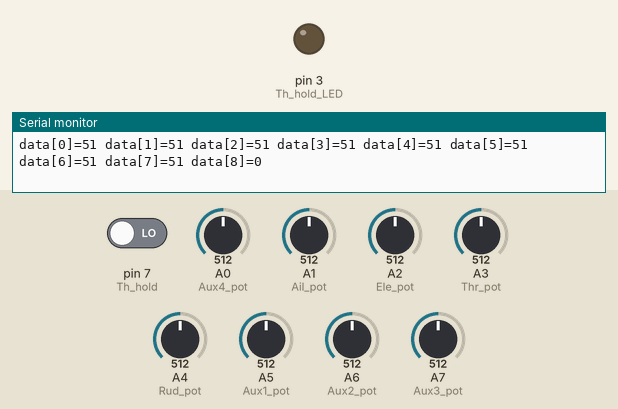
This sketch was run on a simulated Arduino Nano, built with avr-gcc and run on an emulated ATmega328P. On the bench: output pins drawn as LEDs (lit = HIGH), the last lines printed to the serial monitor. The inputs (shaded band) are chosen by the test bench; at power-on: pin 7 (Th_hold) LOW, A0 (Aux4_pot) = 512, A1 (Ail_pot) = 512, A2 (Ele_pot) = 512, A3 (Thr_pot) = 512, A4 (Rud_pot) = 512, A5 (Aux1_pot) = 512, A6 (Aux2_pot) = 512, A7 (Aux3_pot) = 512. No radio packets arrive unless stated.

Above: at 1.2 s.
1.3 s: pin 7 (Th_hold) driven HIGH
At 2.3 s:
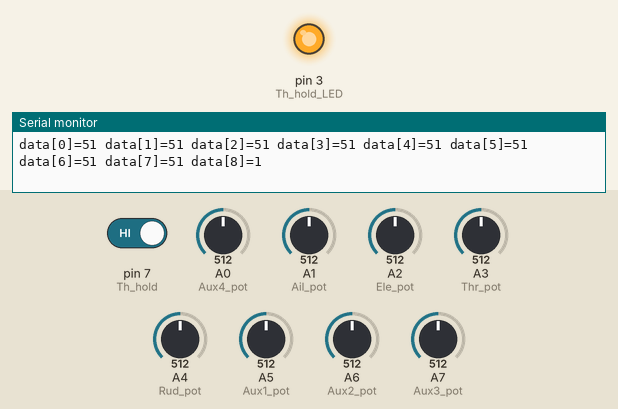
2.8 s: pin 7 (Th_hold) driven LOW
At 3.9 s:
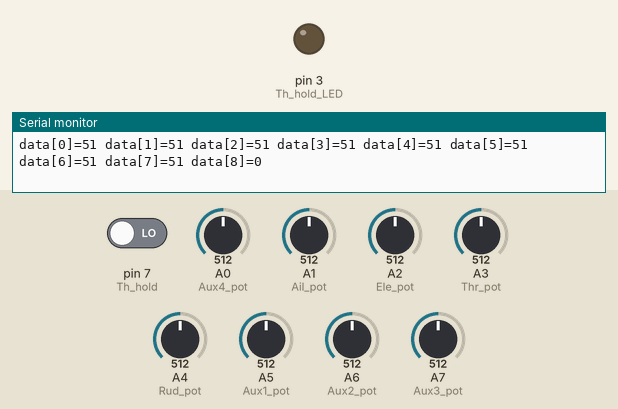
Timing chart, 0 to 5.8 s (numbered marks = the images above; inputs shaded):
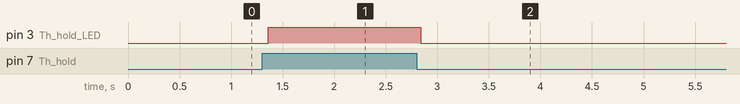

The sketch:

Tx_8CH_V2_public.ino
```cpp
// (licence header left out)
#include <SPI.h>
#include "nRF24L01.h"
#include "RF24.h"

RF24 radio(9,10);

uint8_t data[9] ; //8 data ptt
const uint8_t buffer_size = sizeof(data);
const uint64_t pipes[2] = { 0xF0F0F0F0E1LL, 0xF0F0F0F0D2LL };//two pipes communication

const int Ail_pot = A1;//Aileron
const int Ele_pot= A2;//Elevator
const int Thr_pot = A3;//Throttle
const int Rud_pot = A4;//Rudder
const int Th_hold = 7;//Throttle hold
const int Th_hold_LED = 3;//Th Hold LED

const int Aux1_pot = A5;// Auxillary
const int Aux2_pot = A6;// Auxillary
const int Aux3_pot = A7;// Auxillary
const int Aux4_pot = A0;// Auxillary

int Ail_value = 0;
int Ele_value = 0;
int Thr_value = 0;
int Rud_value = 0;
int Th_hold_value = 0;

int Aux1_value = 0;
int Aux2_value = 0;
int Aux3_value = 0;
int Aux4_value = 0;

void setup(void)
{
   Serial.begin(115200);
   pinMode(Ail_pot,INPUT );
   pinMode(Ele_pot,INPUT );
   pinMode(Thr_pot,INPUT );
   pinMode(Rud_pot,INPUT );
   pinMode(Th_hold,INPUT );

   pinMode(Aux1_pot,INPUT );
   pinMode(Aux2_pot,INPUT );
   pinMode(Aux3_pot,INPUT );
   pinMode(Aux4_pot,INPUT );

   pinMode(Th_hold_LED,OUTPUT );

  radio.begin();

  radio.setDataRate(RF24_250KBPS);
  radio.setPALevel(RF24_PA_MAX);
  radio.setChannel(108);
  radio.setCRCLength(RF24_CRC_8);

  radio.setRetries(15,15);
  radio.openReadingPipe(1,pipes[1]);
  radio.startListening();
  radio.printDetails();
  radio.openWritingPipe(pipes[0]);
  radio.openReadingPipe(1,pipes[1]);
  radio.stopListening();

}

void loop(void)
{
////////////////////////////////////////////////////////////////////////
  Ail_value = analogRead(Ail_pot);
  Ail_value = Ail_value/10;
  data[0] = Ail_value;

////////////////////////////////////////////////////////////////////////
  Ele_value = analogRead(Ele_pot);

  data[1] = Ele_value/10;//scaling escval

////////////////////////////////////////////////////////////////////////
  Thr_value = analogRead(Thr_pot);


  data[2] = Thr_value/10;//scaling escval

////////////////////////////////////////////////////////////////////////
  Rud_value = analogRead(Rud_pot);


  data[3] = Rud_value/10;//scaling escval

////////////////////////////////////////////////////////////////////////
  Aux1_value =  analogRead(Aux1_pot);

  data[4] = Aux1_value/10;//scaling escval

////////////////////////////////////////////////////////////////////////
  Aux2_value =  analogRead(Aux2_pot);

  data[5] = Aux2_value/10;//scaling escval

////////////////////////////////////////////////////////////////////////
  Aux3_value =  analogRead(Aux3_pot);

  data[6] = Aux3_value/10;//scaling escval

////////////////////////////////////////////////////////////////////////
  Aux4_value =  analogRead(Aux4_pot);

  data[7] = Aux4_value/10;//scaling escval

/////////////////////////////////////////////////////////////////////////
 Th_hold_value = digitalRead(Th_hold);
 delay(15);

  if (Th_hold_value == HIGH){

  data[8] = 1;//Th Hold ON
  digitalWrite(Th_hold_LED,HIGH);

  }
else {
  data[8] = 0;
  digitalWrite(Th_hold_LED,LOW);
}

/////////////////////////////////////////////////////////////////////////

  radio.stopListening();

  bool ok = radio.write(  data ,sizeof(data) );
  delay(30);
  radio.startListening();
  delay(20);
  if (ok){
    Serial.print("data[0]=");
    Serial.print(data[0]);
    Serial.print(" data[1]=");
    Serial.print(data[1]);
    Serial.print(" data[2]=");
    Serial.print(data[2]);
    Serial.print(" data[3]=");
    Serial.print(data[3]);
    Serial.print(" data[4]=");
    Serial.print(data[4]);
    Serial.print(" data[5]=");
    Serial.print(data[5]);
    Serial.print(" data[6]=");
    Serial.print(data[6]);
    Serial.print(" data[7]=");
    Serial.print(data[7]);
    Serial.print(" data[8]=");
    Serial.println(data[8]);

  }
  else
    Serial.println("failed\n\r");

}//void loop()
```

Measured:
- after the input at 1.3 s, pin 3 (Th_hold_LED): LOW → HIGH after 0.06 s
- after the input at 2.8 s, pin 3 (Th_hold_LED): HIGH → LOW at once
